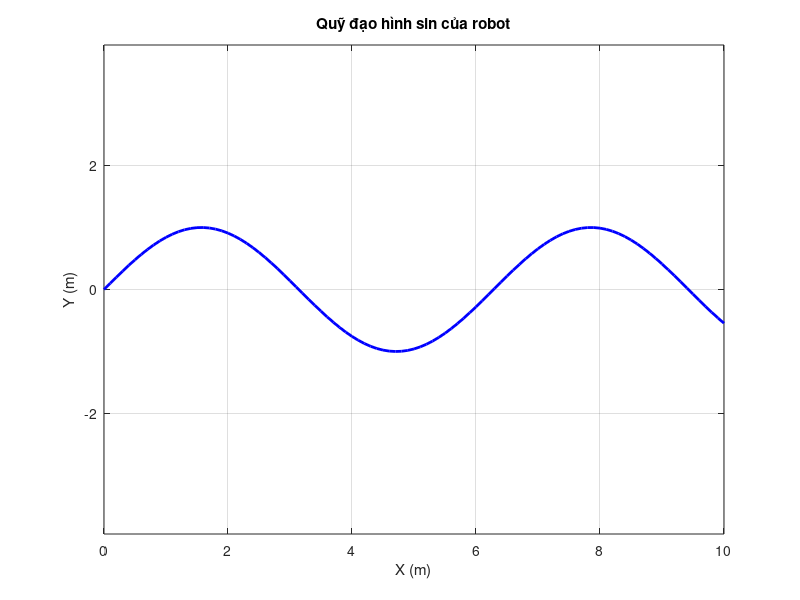
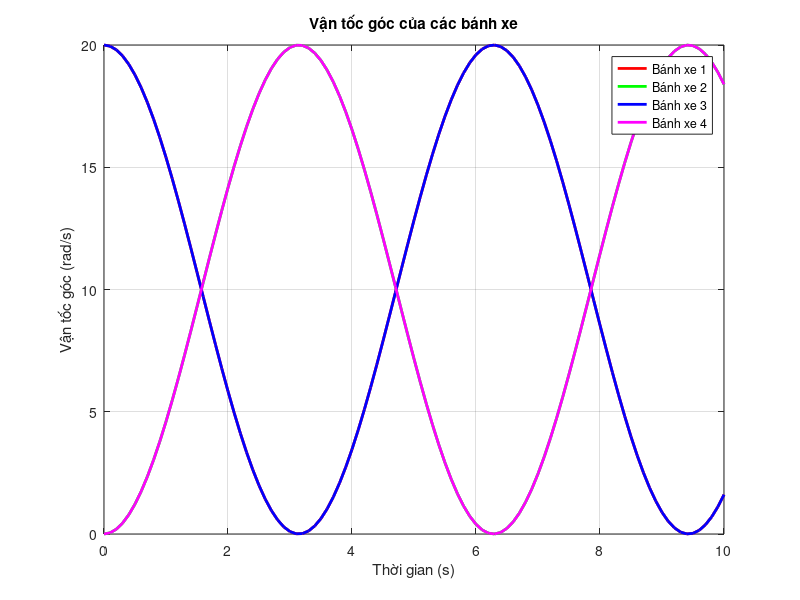

Reproduce these figures in MATLAB, in order.
% Thông số hệ thống
A = 1; % Biên độ của quỹ đạo hình sin (m)
omega_trajectory = 1; % Tần số góc của quỹ đạo (rad/s)
r = 0.1; % Bán kính bánh xe (m)
L = 0.5; % Khoảng cách từ tâm robot đến tâm bánh xe (m)

% Thời gian mô phỏng
t = 0:0.1:10; % Thời gian từ 0 đến 10 giây, bước 0.1 giây

% Quỹ đạo hình sin
X0 = t;
Y0 = A * sin(omega_trajectory * t);

% Vận tốc của robot
dX0 = ones(size(t)); % Vận tốc theo trục X là hằng số
dY0 = A * omega_trajectory * cos(omega_trajectory * t); % Vận tốc theo trục Y
dTheta = zeros(size(t)); % Vận tốc góc của robot (giả sử không đổi)

% Ma trận Jacobian nghịch đảo (4x3)
J_inv = (1/r) * [1, 1, L;
                 1, -1, -L;
                 1, 1, -L;
                 1, -1, L];

% Tính vận tốc góc của từng bánh xe
omega_wheels = zeros(4, length(t)); % Ma trận lưu vận tốc góc của 4 bánh xe
for i = 1:length(t)
    v_robot = [dX0(i); dY0(i); dTheta(i)]; % Vận tốc của robot (3x1)
    omega_wheels(:, i) = J_inv * v_robot; % Vận tốc góc của các bánh xe
end

% Hiển thị kết quả
figure;
plot(X0, Y0, 'b-', 'LineWidth', 2); % Vẽ quỹ đạo hình sin
xlabel('X (m)');
ylabel('Y (m)');
title('Quỹ đạo hình sin của robot');
grid on;
axis equal;

% Hiển thị vận tốc góc của các bánh xe
figure;
plot(t, omega_wheels(1, :), 'r-', 'LineWidth', 2); hold on;
plot(t, omega_wheels(2, :), 'g-', 'LineWidth', 2);
plot(t, omega_wheels(3, :), 'b-', 'LineWidth', 2);
plot(t, omega_wheels(4, :), 'm-', 'LineWidth', 2);
xlabel('Thời gian (s)');
ylabel('Vận tốc góc (rad/s)');
title('Vận tốc góc của các bánh xe');
legend('Bánh xe 1', 'Bánh xe 2', 'Bánh xe 3', 'Bánh xe 4');
grid on;